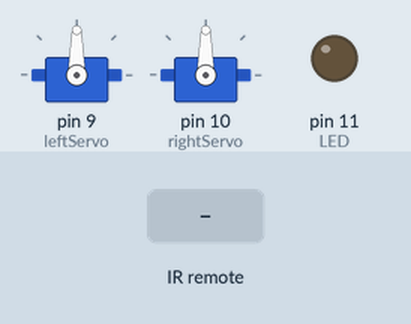
Bench run of a sketch on a simulated Arduino Uno, built with avr-gcc and run on an emulated ATmega328P. Shown: 2 × servo, output pins drawn as LEDs (lit = HIGH). The test bench sets the inputs (shaded band).

Above: at 1.2 s.
1.3 s: infrared code 0x810 received
At 2.5 s:
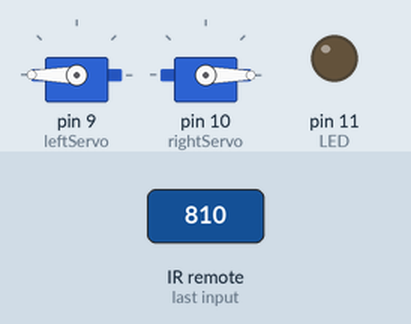
2.8 s: infrared code 0xC10 received
At 3.6 s:
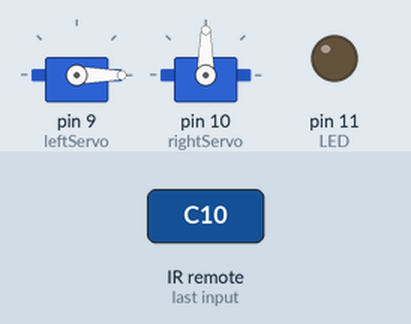
4.3 s: infrared code 0x410 received
At 4.7 s:
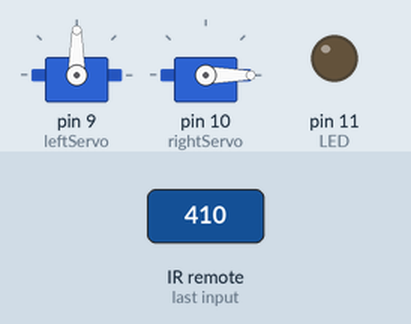
5.8 s: infrared code 0xA10 received
At 7.1 s:
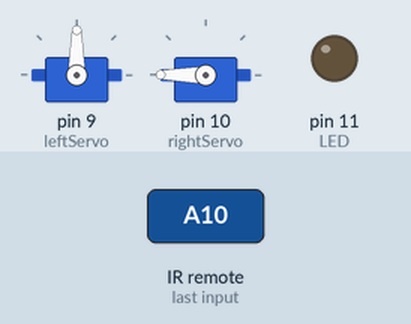
Timing chart, 0 to 8.3 s (numbered marks = the images above; inputs shaded):
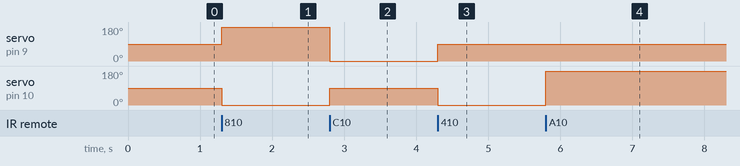

The sketch:

IRremote_servo.ino
```cpp
#include <Servo.h>
#include <IRremote.h>

const int RECV_PIN = 7;
const int LED = 11;
IRrecv irrecv(RECV_PIN);
decode_results results;
Servo leftServo;
Servo rightServo;
int v = 100;  // Velocity modifier percentage
//int brightness = 225;

void setup() {
  irrecv.enableIRIn();
  irrecv.blink13(true);
  leftServo.attach(9);
  rightServo.attach(10);
  pinMode(LED, OUTPUT);
}

void loop() {
  if (irrecv.decode(&results)) {

    switch (results.value) {
      case 2064: //Keypad button M^^
        forward(v);             break;
      case 528: //Keypad button M,,
        reverse(v);             break;
      case 16: //Keypad button ms^
        forwardRight(v);        break;
      case 3088: //Keypad button ms,
        reverseRight(v);        break;
      case 1040: //Keypad button md^
        forwardLeft(v);         break;
      case 2576: //Keypad button md,
        reverseLeft(v);         break;
//      case 144: //Keypad button 14+
//        if (v < 100) v = v + 10;      break;
//      case 2192: //Keypad button 17-
//        if (v > 0)   v = v - 10;      break;
      default:
        s_stop();              break;
    }
    irrecv.resume();
  }
//  brightness = map(v, 0, 100, 0, 255);
//  analogWrite(LED, brightness);
}
// ————————————————————————— Drive

void s_stop() {
  leftServo.write(90);
  rightServo.write(90);
}

void forward(int v) {
  leftServo.write(180);
  rightServo.write(0);
}

void reverse(int v) {
  leftServo.write(0);
  rightServo.write(180);
}

void forwardRight(int v) {
  leftServo.write(180);
  rightServo.write(90);
}

void forwardLeft(int v) {
  leftServo.write(90);
  rightServo.write(0);
}

void reverseRight(int v) {
  leftServo.write(0);
  rightServo.write(90);
}

void reverseLeft(int v) {
  leftServo.write(90);
  rightServo.write(180);
}
```

Measured:
- after the input at 1.3 s, servo on pin 9 (leftServo): 90° → 180° at once; servo on pin 10 (rightServo): 90° → 0° at once
- after the input at 2.8 s, servo on pin 9 (leftServo): 180° → 0° at once; servo on pin 10 (rightServo): 0° → 90° at once
- after the input at 4.3 s, servo on pin 9 (leftServo): 0° → 90° at once; servo on pin 10 (rightServo): 90° → 0° at once
- after the input at 5.8 s, servo on pin 10 (rightServo): 0° → 180° at once
